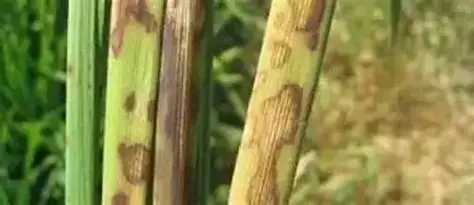
#> input picture samples/OIP-C.jpeg, 474 x 205 px, found by its file name
$ python debug_lesion.py
#> lines starting #> are read from the running program, lines starting #| are printed output that depends on the picture; after the words box and inside, x2 and y2 are one past the last pixel; in counts of white or black regions, pixels touching at a corner belong together
### server/app/services/lesion.py
"""病灶定位 —— 用图像分割找出真实病斑位置。

## 为什么需要这一层

实测结论（2026-10-06，两张真实水稻病害照片）：

    jktk_x.pt 对「是什么病」判断很准（纹枯病 0.947 / 稻瘟病 0.965），
    但它给出的框是 (0.001, 0.033, 0.997, 0.934) —— 盖住整张图。

原因：它是**图像分类数据集被导出成检测格式**训练的，所谓"框"就是整图，
模型学到了"这张图里是什么病"，但从未学过"病斑在哪"。

所以这里做分层：**YOLO 负责判型，图像分割负责定位。**

## 原理

水稻叶片是绿色的；坏死病斑是褐色 / 灰白 / 黄晕。在 HSV 空间里这两类
分得很开。步骤：

1. 绿色掩膜 → 外扩 R 像素 → 得到「叶片区域」
2. 褐 / 灰白 / 黄晕掩膜 → 得到「病灶候选」
3. 形态学清理 → 连通域 → 每个连通域一个紧致外接框
4. 逐个连通域过滤：面积、长宽比、框贴合度、**落在叶片区域内的比例**

## 为什么第 4 步是「连通域级」而不是「像素级与运算」

踩过的坑：早期写法是 `lesion &= leaf`，逐像素求交。在 474x205 的纹枯病
照片（OIP-C.jpeg）上，病鞘宽约 100px，而 `leaf` 只是绿色外扩约 15px，
够不到病鞘中心 —— 63.4% 的候选被砍到 **5.35%**，真病鞘整个丢失，
只剩一堆碎渣框落在虚焦背景上。

**病得越重、病斑越宽、越不绿，就越会被这条规则删掉** —— 规则自我否定。

改成连通域级判定后：病鞘有 32% 的面积落在叶片区域内（两侧叶缘各贡献
约 16%），通过阈值；而虚焦暖色背景宽 252px，只有约 6% 落在叶片区域内，
被拒。既保住了宽病斑，又挡住了背景。

（另外验证过一个更强的判据：局部清晰度 |Laplacian| 能量。实测该图上
背景 1.23x 中位数、病鞘 2.01x —— **方向对但幅度不足以设阈值**，
故未采用，避免为一个样本过拟合。）

## 第三层：减去泥水（`build_mud_mask` + `exclude_mask`）

颜色 + 几何在这里到头了：稻田泥水是褐色，与基部褐色病斑连成**一个占图 45.5%
的连通域**，超过 `AREA_MAX_RATIO` 被整块丢弃，真病斑跟着一起没了。所以要借助
`segmenter.py` 的类无关分割，把泥水对象从病灶候选里减掉。

判据的设计过程见常量区 `MUD_*` 的注释 —— 那里记着一条重要的**否定结论**：
"绿色占比低 + 色相偏红"这两条单独用会把**稻瘟病斑当成泥水删掉**（病斑 H≈22、
泥水 H≈17，色相上只差几个单位），必须靠**"对象四周是否有绿色"**这个与颜色
无关的轴才分得开。

### 已知残留

OIP-C 那张图上，FastSAM 把**基部褐色病斑与褐色泥水合并成了一个对象**，
减泥水时病斑跟着被减掉（基部 56.9% 的病斑色像素落在泥水掩膜内），基部病灶
因此仍未出框；且首位框是一个 3.55% 的虚焦背景框。

试过一个对症修法 —— 减泥水时保护掩膜内"强病斑色"（`20<H<45 且 S>105`）的像素
—— **实测反而更糟**：虚焦背景本身就是高饱和褐色，保护后首位框从 3.55% 涨到
13.14%。已否决，勿再试。
"""

from __future__ import annotations

import logging

import cv2
import numpy as np

from .detector import Detection

logger = logging.getLogger(__name__)


# ── 分割参数（OpenCV HSV：H∈[0,179], S∈[0,255], V∈[0,255]）──

# 绿色叶片
GREEN_H = (35, 90)
GREEN_S_MIN = 50
GREEN_V_MIN = 40

# 褐色坏死（色相偏红黄两侧）
# V 下限取 70 是关键：真实病斑是**亮**的（v≈80~200），而叶片之间的
# 阴影暗缝很暗（v≈30~60）。早先把下限放到 25，暗缝就被当成了褐色病斑，
# 连成整幅图高的竖条，逼得只能靠形状硬滤 —— 结果把细长的真病斑一起砍掉。
# 在颜色上分开，比在形状上分可靠得多。
BROWN_H_MAX = 30
BROWN_S_MIN = 50
BROWN_V = (70, 245)

# 黄晕（病斑外圈的褪绿过渡带）
YELLOW_H = (20, 36)
YELLOW_S_MIN = 80
YELLOW_V_MIN = 120

# 灰白坏死中心
NECROTIC_S_MAX = 60
NECROTIC_V_MIN = 110

# 叶片区域 = 绿色掩膜外扩这么多（占图像短边比例）。
# 取 8% 是为了让"两侧叶缘的绿色"能覆盖到中等宽度病斑的内部；
# 再大就会把背景一起圈进来。
GREEN_GROW_RATIO = 0.08

# 面积过滤：占全图比例
AREA_MIN_RATIO = 0.0004      # 小于万分之四视为噪点
AREA_MAX_RATIO = 0.25        # 单个病斑不该占掉四分之一画面，超过视为背景/分割失败

# 形状过滤：水稻稻瘟病的病斑是**梭形/眼状**，长宽比天然就有 4~6，
# 这个值必须放得够宽，否则会把真病斑当噪声滤掉（踩过这个坑）。
MAX_ASPECT = 8.0

# 贴合度下限：梭形病斑的外接矩形四角是空的，贴合度天然偏低，
# 所以这里也不能设高。
MIN_PURITY = 0.28

# 连通域落在叶片区域内的比例下限（见模块 docstring 的推导过程）
MIN_PLANT_OVERLAP = 0.15

MAX_LESIONS = 30             # 单图最多输出这么多框，避免糊成一片

# ── 泥水掩膜参数（配合 segmenter.py 的通用分割使用）──
#
# 背景：稻田泥水是褐色，落进上面的褐色分支，与基部褐色病斑连成一个占图
# 45.5% 的连通域，超过 AREA_MAX_RATIO 被整块丢弃 —— 真病斑跟着一起没了。
# 颜色/几何的启发式修不掉（实测否决 5 种），所以要借用分割给出的**对象**信息：
# 逐个 mask 判断"它是不是泥水"，只减掉泥水。
#
# 判据是四条**与**关系，而不是"绿色占比低就是泥"：
#
#   ① 绿色占比低     泥水 mask 实测 0.4%；植株 mask 71.7%
#   ② 非绿像素色相偏红 泥水实测 H≈16.9
#   ③ **四周环形区域的绿色占比也低**  ← 这条才是真正管用的
#   ④ 面积够大        滤掉分割模型的碎屑
#
# ⚠️ 前两条**单独用是会出事的**，这点是实测撞出来的：稻瘟病斑 H≈22、离红≈22，
#    泥水 H≈17、离红≈17 —— 两个轴上都只差几个单位。用它跑 599x440 的稻瘟病图，
#    FastSAM 切出的病斑对象（绿 0.8~8.9%、离红 14.7~21.9）**全部通过**①②，
#    于是真病斑被当泥水减掉，9 个正确的框塌成 4 个碎框。
#    **褐色病斑与褐色泥水在"颜色"里分不开**，这条路根本走不通。
#
#    第 ③ 条换了一个与颜色无关的轴：**这个对象是不是长在绿色里**。
#    病斑长在叶片上、四周是绿的；泥水四周还是泥水。实测：
#
#        真泥水（OIP-C 那张）      环内绿色 9.6%   → 收
#        稻瘟病斑（全部）          环内绿色 84~97%  → 拒
#        R-C.jfif 被误判的对象     环内绿色 84.3%   → 拒
#
#    这个轴是不变量：无论病斑是褐色、灰白还是黄晕，周围总有绿叶。
MUD_GREEN_FRAC_MAX = 0.15    # ① 对象自身的绿色占比上限
MUD_RED_DIST_MAX = 25.0      # ② 非绿像素"离纯红的色相距离"上限，见 _hue_red_dist
MUD_RING_GREEN_MAX = 0.25    # ③ 对象四周环形区域的绿色占比上限
MUD_RING_RATIO = 0.06        # ③ 环宽度 = 掩膜短边的这个比例
MUD_MIN_SEG_AREA = 0.002     # ④ 面积下限，滤掉分割碎屑。⚠️ 别调大：提到 2% 会把基部
                             #    那些「环绿 0%」的小泥水块漏掉，剩下的褐色背景反而连成
                             #    更大的一块（实测 3.55% → 6.78%）。有第 ③ 条兜底，不需要它来挡
MUD_MAX_COVERAGE = 0.85      # 并集覆盖超过这个比例 = 分割失控，宁可不用

# 疑似病斑（YOLO 说这是健康叶、但分割确实找出了斑块）
SUSPECT_CODE = "suspected_lesion"
SUSPECT_CN = "疑似病斑"

# 虫害（未定种）—— 虫害闸门 yolo11s-pest-ip102 判出"图里有虫"，但**它定不准种**
# （实测同一张虫照换四种裁剪得到四个不同答案，见 services/pest_gate.py）。
# 与 SUSPECT 同类，是**哨兵**而不是规范类别：disease_classes 是"病种/虫种"字典，
# 而"未定种"恰恰是"没有类别"，所以它同样落库为 class_code=NULL。
PEST_UNKNOWN_CODE = "pest_unidentified"
PEST_UNKNOWN_CN = "虫害（未定种）"


def _green_mask(hsv: np.ndarray) -> np.ndarray:
    h, s, v = cv2.split(hsv)
    return (
        (h >= GREEN_H[0]) & (h <= GREEN_H[1])
        & (s >= GREEN_S_MIN) & (v >= GREEN_V_MIN)
    ).astype(np.uint8) * 255


def _lesion_color_mask(hsv: np.ndarray) -> np.ndarray:
    """褐 / 黄晕 / 灰白三路并集 —— 病灶的**颜色**候选，不含任何空间约束。"""
    h, s, v = cv2.split(hsv)

    brown = (
        ((h <= BROWN_H_MAX) | (h >= 160))
        & (s >= BROWN_S_MIN) & (v >= BROWN_V[0]) & (v <= BROWN_V[1])
    )
    yellow = ((h > YELLOW_H[0]) & (h < YELLOW_H[1])
              & (s >= YELLOW_S_MIN) & (v >= YELLOW_V_MIN))
    necrotic = (s < NECROTIC_S_MAX) & (v >= NECROTIC_V_MIN)

    return (brown | yellow | necrotic).astype(np.uint8) * 255


def _masks(rgb: np.ndarray) -> tuple[np.ndarray, np.ndarray]:
    """返回 (叶片区域, 病灶候选)，均为 uint8 的 0/255 掩膜。

    注意：叶片区域**不再**用于像素级求交，只作为连通域的归属判据
    （见 `locate_lesions` 与模块 docstring）。
    """
    hsv = cv2.cvtColor(rgb, cv2.COLOR_RGB2HSV)
    min_dim = min(rgb.shape[:2])

    green = _green_mask(hsv)

    span = max(5, int(min_dim * GREEN_GROW_RATIO)) | 1
    kernel = cv2.getStructuringElement(cv2.MORPH_ELLIPSE, (span, span))
    leaf = cv2.dilate(green, kernel)

    return leaf, _lesion_color_mask(hsv)


# [92 lines left out: functions _hue_red_dist, build_mud_mask, not called in this run]


def locate_lesions(rgb: np.ndarray, *, exclude_mask: np.ndarray | None = None) -> list[dict]:
    """找出病斑，返回 [{x, y, w, h, purity, areaRatio}, ...]（像素坐标）。

    `purity` = 框内被判为病灶的像素占比 —— 这是**真实算出来**的框贴合度，
    用作置信度；不是编出来的数字。

    `exclude_mask`（可选，0/255 的 uint8）是从病灶候选里**要减掉**的区域，
    目前用于排除泥水。它在**形态学之前**生效 —— 必须赶在连通域成型前把泥水
    去掉，否则泥水与病斑已经连成一体，事后减不干净。
    `exclude_mask=None` 时行为与不带这个参数时**逐字节相同**。
    """
    if rgb.ndim != 3 or rgb.shape[2] != 3:
        return []

    h_img, w_img = rgb.shape[:2]
    img_area = h_img * w_img
    leaf, lesion = _masks(rgb)

    if exclude_mask is not None:
        if exclude_mask.shape[:2] != lesion.shape[:2]:
            exclude_mask = cv2.resize(
                exclude_mask, (lesion.shape[1], lesion.shape[0]),
                interpolation=cv2.INTER_NEAREST,
            )
        lesion = lesion & ~exclude_mask

    # 开运算去孤立噪点，闭运算把碎裂的同一病斑连起来
    span = max(3, int(min(h_img, w_img) * 0.012)) | 1
    k = cv2.getStructuringElement(cv2.MORPH_ELLIPSE, (span, span))
    lesion = cv2.morphologyEx(lesion, cv2.MORPH_OPEN, k)
    lesion = cv2.morphologyEx(lesion, cv2.MORPH_CLOSE, k, iterations=2)

    n, labels, stats, _centroids = cv2.connectedComponentsWithStats(lesion, 8)
    leaf_crop_all = leaf

    out: list[dict] = []
    for i in range(1, n):  # 0 是背景
        x, y, w, h, area_px = stats[i]
        ratio = area_px / img_area
        if ratio < AREA_MIN_RATIO or ratio > AREA_MAX_RATIO:
            continue

        # 形状过滤：细长条是叶间暗缝，不是病斑
        long_side, short_side = max(w, h), max(1, min(w, h))
        if long_side / short_side > MAX_ASPECT:
            continue

        sub = lesion[y:y + h, x:x + w]
        comp = (labels[y:y + h, x:x + w] == i)

        # 框贴合度：框内有病斑像素的比例
        purity = float(np.count_nonzero(sub)) / float(w * h) if w * h else 0.0
        if purity < MIN_PURITY:
            continue

        # 叶片归属：该连通域有足够比例落在「绿色外扩区」内。
        # 这一条替代了原来的像素级 `lesion &= leaf` —— 后者会腰斩宽病斑。
        plant = float(np.count_nonzero(comp & (leaf_crop_all[y:y + h, x:x + w] > 0)))
        plant_overlap = plant / float(area_px) if area_px else 0.0
        if plant_overlap < MIN_PLANT_OVERLAP:
            continue

        out.append({
            "x": int(x), "y": int(y), "w": int(w), "h": int(h),
            "purity": round(purity, 3),
            "areaRatio": round(ratio, 5),
        })

    # 大斑在前，最多 MAX_LESIONS 个
    out.sort(key=lambda d: d["areaRatio"], reverse=True)
    return out[:MAX_LESIONS]


# [131 lines left out: functions has_type_verdict, effective_class, build_detections, build_pest_detections, not called in this run]

### tools/debug_lesion.py
"""把病灶分割的中间掩膜导成图片，肉眼核对每一步在做什么。

调参不能靠猜。这个脚本把每一步拆成独立面板并排输出：

    1 original      原图
    2 plant         叶片区域（绿色外扩，**只作连通域归属判据，不做像素级求交**）
    3 brown         褐色掩膜（色相接近红黄两侧）
    4 yellow        黄晕掩膜
    5 necrotic      灰白坏死掩膜（低饱和 + 高亮度）
    6 raw lesion    3|4|5 的并集
    7 cleaned&plant 形态学清理后 ∩ 叶片区域（**仅供参考**，非最终判据）
    8 final boxes   原图 + locate_lesions() 最终检出的框（带序号）

看 Panel 8 就知道框落在哪；若框位置不对，往前找是哪一个通道污染了掩膜。
注意 Panel 7 只是示意：真正的最终判据是**逐连通域**看落在叶片区域内的
比例（MIN_PLANT_OVERLAP），不要按 Panel 7 的直观覆盖率去理解结果。

用法：E:/anaconda3/python.exe tools/debug_lesion.py 图片路径
"""

from __future__ import annotations

import sys
from pathlib import Path

import cv2
import numpy as np
from PIL import Image

ROOT = Path(__file__).resolve().parents[1]
sys.path.insert(0, str(ROOT / "server"))

from app.services import lesion as L  # noqa: E402


def label(img: np.ndarray, text: str) -> np.ndarray:
    out = img.copy()
    if out.ndim == 2:
        out = cv2.cvtColor(out, cv2.COLOR_GRAY2RGB)
    cv2.putText(out, text, (8, 22), cv2.FONT_HERSHEY_SIMPLEX, 0.55, (255, 0, 0), 2)
    return out


def pct(m: np.ndarray) -> float:
    return float(np.count_nonzero(m)) / m.size * 100


def channels(rgb: np.ndarray) -> tuple[np.ndarray, np.ndarray, np.ndarray]:
    """单独复现 _masks 里的三个通道，便于定位是哪一个在误收。

    这里刻意把 `_masks` 的三条表达式抄一遍 —— 诊断工具要能看见
    "合并前"的分量，调 _masks 时记得同步改这里。
    """
    hsv = cv2.cvtColor(rgb, cv2.COLOR_RGB2HSV)
    h, s, v = cv2.split(hsv)

    brown = (
        ((h <= L.BROWN_H_MAX) | (h >= 160))
        & (s >= L.BROWN_S_MIN) & (v >= L.BROWN_V[0]) & (v <= L.BROWN_V[1])
    ).astype(np.uint8) * 255
    yellow = (
        (h > L.YELLOW_H[0]) & (h < L.YELLOW_H[1])
        & (s >= L.YELLOW_S_MIN) & (v >= L.YELLOW_V_MIN)
    ).astype(np.uint8) * 255
    necrotic = ((s < L.NECROTIC_S_MAX) & (v >= L.NECROTIC_V_MIN)).astype(np.uint8) * 255
    return brown, yellow, necrotic


def main(path: str) -> int:
#> called with path = 'OIP-C.jpeg'
    src = Path(path)
    rgb = np.asarray(Image.open(src).convert("RGB"))
#> rgb is the input picture: shape (205, 474, 3); mean R, G, B 134.7, 135.6, 72
    h, w = rgb.shape[:2]
    print(f"图像 {w}x{h}  ({src.name})")
#| 图像 474x205  (OIP-C.jpeg)

    leaf, raw = L._masks(rgb)
#> in _green_mask, `h, s, v = cv2.split(hsv)`:
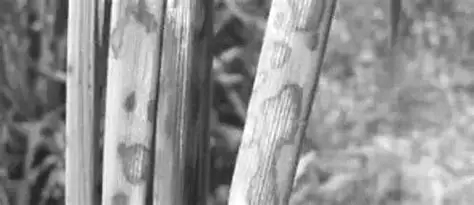
#> v: shape (205, 474); min 33, max 255, mean 146.1
#> in _green_mask, `return ( (h >= GREEN_H[0]) & (h <= GREEN_H[1]) & (s >= GREEN_S_MIN) & ..`:
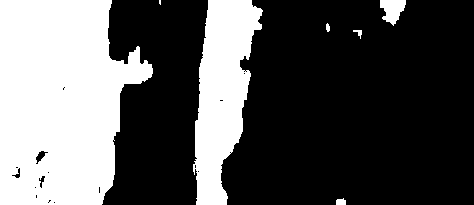
#> returned value: shape (205, 474); 34.3% white; 7 white regions (1 under 20 px), largest, box (x1, y1, x2, y2) and area: (0, 0, 153, 205) 24064, (193, 0, 263, 205) 8691, (380, 0, 406, 26) 439, (336, 198, 346, 205) 58, (353, 30, 362, 39) 36, (326, 23, 330, 32) 28
    brown, yellow, necrotic = channels(rgb)

    # 复现 locate_lesions 里的形态学步骤
    span = max(3, int(min(h, w) * 0.012)) | 1
    k = cv2.getStructuringElement(cv2.MORPH_ELLIPSE, (span, span))
    cleaned = cv2.morphologyEx(raw, cv2.MORPH_OPEN, k)
#> cleaned: shape (205, 474); 63.2% white; 67 black regions (55 under 20 px), largest, box (x1, y1, x2, y2) and area: (0, 0, 124, 205) 23336, (183, 0, 266, 205) 10773, (384, 0, 406, 40) 485
    cleaned = cv2.morphologyEx(cleaned, cv2.MORPH_CLOSE, k, iterations=2)
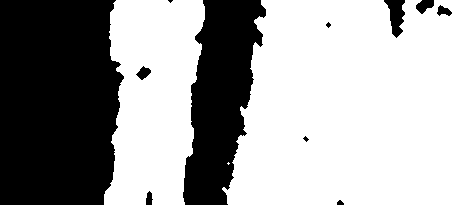
#> cleaned: shape (205, 474); 64% white; 11 black regions (3 under 20 px), largest, box (x1, y1, x2, y2) and area: (0, 0, 124, 205) 23311, (183, 0, 266, 205) 10713, (384, 0, 405, 38) 459
    final_mask = cv2.bitwise_and(cleaned, leaf)
#> final_mask: shape (205, 474); 7.2% white; 17 white regions (4 under 20 px), largest, box (x1, y1, x2, y2) and area: (104, 0, 161, 205) 3169, (232, 42, 259, 163) 745, (345, 22, 370, 47) 473

    lesions = L.locate_lesions(rgb)
#> in locate_lesions, `n, labels, stats, _centroids = cv2.connectedComponentsWithStats(lesion..`:
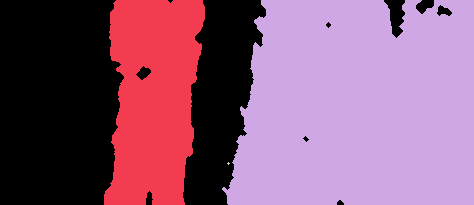
#> labels: shape (205, 474) int32; 4 distinct labels, from 0 to 3; one colour per label, 0 black
#> in locate_lesions, `n, labels, stats, _centroids = cv2.connectedComponentsWithStats(lesion..`: n = 4; stats = [[0, 0, 452, 205, 35004], [104, 0, 101, 205, 16177], [222, 0, 252, 205, 45984], [227, 162, 3, 3, 5]]
#> the loop in locate_lesions, `for i in range(1, n):` made 3 passes
#> (x, y, w, h, area_px, ratio, long_side, short_side) on pass 1: (104, 0, 101, 205, 16177, 0.166, 205, 101)
#> pass 1, in locate_lesions, `sub = lesion[y:y + h, x:x + w]`:
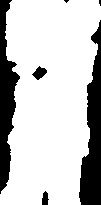
#> sub: shape (205, 101); 78.1% white; 6 black regions (2 under 20 px), largest, box (x1, y1, x2, y2) and area: (79, 20, 101, 205) 2329, (0, 0, 20, 194) 1991, (32, 66, 47, 80) 117, (42, 191, 49, 205) 72
#> after the loop in locate_lesions, `for i in range(1, n):`: out = 1 item
#> lesions = 1 item
    boxed = rgb.copy()
    for i, d in enumerate(lesions):
        cv2.rectangle(boxed, (d["x"], d["y"]),
                      (d["x"] + d["w"], d["y"] + d["h"]), (255, 0, 0), 2)
        cv2.putText(boxed, str(i), (d["x"] + 2, d["y"] + 16),
                    cv2.FONT_HERSHEY_SIMPLEX, 0.5, (255, 0, 0), 2)
#> this loop made 1 pass
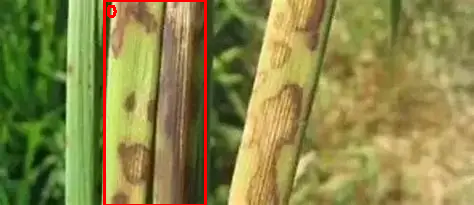
#> boxed: shape (205, 474, 3); 1.66% of pixels changed, all inside (x1, y1, x2, y2) = (103, 0, 207, 205)

    panels = [
        label(rgb, "1 original"),
        label(leaf, f"2 plant ({pct(leaf):.1f}%)"),
        label(brown, f"3 brown ({pct(brown):.1f}%)"),
        label(yellow, f"4 yellow ({pct(yellow):.1f}%)"),
        label(necrotic, f"5 necrotic ({pct(necrotic):.1f}%)"),
        label(raw, f"6 raw lesion ({pct(raw):.1f}%)"),
        label(final_mask, f"7 cleaned&plant ({pct(final_mask):.2f}%) ref-only"),
        label(boxed, f"8 final boxes ({len(lesions)})"),
    ]

    H = max(p.shape[0] for p in panels)
#> H = 205
    scaled = []
    for p in panels:
        if p.shape[0] != H:
            s = H / p.shape[0]
            p = cv2.resize(p, (int(p.shape[1] * s), H))
        scaled.append(p)
#> this loop made 8 passes
#> after the loop, scaled = 8 items

    out = ROOT / "tools" / f"_debug_{src.stem[:28]}.png"
    Image.fromarray(np.hstack(scaled)).save(out)
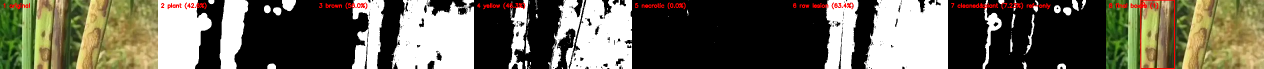
#> saved as _debug_OIP-C.png: PIL image 3792x205 RGB (shown at 1/3 size); mean R, G, B 104.8, 101.6, 85.9
    print(f"已输出: {out}")
    print()
    print(f"  褐色通道占比      : {pct(brown):6.2f}%")
#|   褐色通道占比      :  56.02%
    print(f"  黄晕通道占比      : {pct(yellow):6.2f}%")
#|   黄晕通道占比      :  46.34%
    print(f"  灰白通道占比      : {pct(necrotic):6.2f}%   <- 虚焦/灰背景会在这里虚高")
#|   灰白通道占比      :   0.05%   <- 虚焦/灰背景会在这里虚高
    print(f"  原始病灶候选占比  : {pct(raw):6.2f}%")
#|   原始病灶候选占比  :  63.39%
    print(f"  清理∩叶片后占比   : {pct(final_mask):6.2f}%")
#|   清理∩叶片后占比   :   7.23%
    print(f"  最终检出框        : {len(lesions)} 个")
#|   最终检出框        : 1 个
    for i, d in enumerate(lesions[:12]):
        print(f"    [{i:2d}] x={d['x']:5d} y={d['y']:5d} {d['w']:4d}x{d['h']:<4d} "
              f"面积={d['areaRatio']*100:5.2f}% 贴合={d['purity']:.3f}")
    if len(lesions) > 12:
        print(f"    ... 另有 {len(lesions)-12} 个")
    return 0


if __name__ == "__main__":
    raise SystemExit(main(sys.argv[1] if len(sys.argv) > 1 else "OIP-C.jpeg"))
#> (the program exits here)

$ run again, with samples/R-C.jfif saved as samples/OIP-C.jpeg
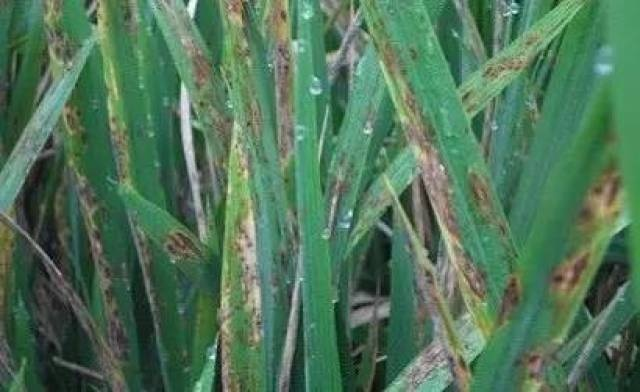
#> input picture samples/R-C.jfif, 640 x 392 px, found by its file name
#> in main, rgb is the input picture: shape (392, 640, 3); mean R, G, B 79.9, 117.2, 89.4
#| 图像 640x392  (OIP-C.jpeg)
#> hsv: shape (392, 640, 3); mean H, S, V 64.8, 93.1, 117.7
#> leaf: shape (392, 640); 99.8% white; 3 black regions, box (x1, y1, x2, y2) and area: (50, 278, 67, 308) 215, (426, 174, 436, 200) 164, (442, 265, 462, 283) 157
#> final_mask: shape (392, 640); 14.9% white; 53 white regions (4 under 20 px), largest, box (x1, y1, x2, y2) and area: (366, 117, 487, 392) 10911, (261, 0, 298, 167) 2837, (10, 40, 80, 169) 2215
#> in locate_lesions, `n, labels, stats, _centroids = cv2.connectedComponentsWithStats(lesion..`:
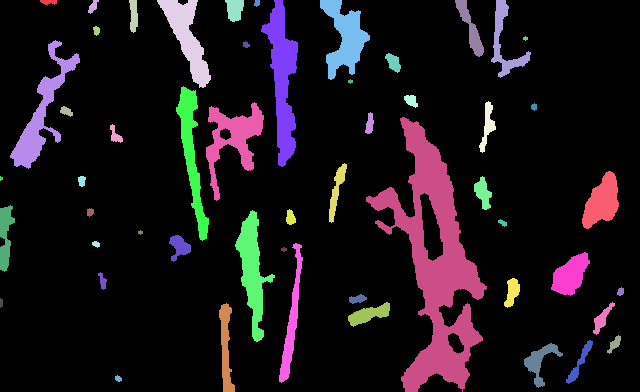
#> labels: shape (392, 640) int32; 54 distinct labels, from 0 to 53; one colour per label, 0 black
#> n = 54; stats = 54 rows, first 6: [0, 0, 640, 392, 213194], [40, 0, 17, 5, 66], [88, 0, 11, 14, 82], [129, 0, 9, 33, 223], [157, 0, 54, 88, 1855], [225, 0, 19, 22, 316]
#> the loop in locate_lesions, `for i in range(1, n):` made 53 passes
#> (x, y, w, h, area_px, ratio, long_side, short_side) on passes 3, 4, 5, 7, 8, 9, 10, 15: (129, 0, 9, 33, 223, 0.000889, 33, 9), (157, 0, 54, 88, 1855, 0.00739, 88, 54), (225, 0, 19, 22, 316, 0.00126, 22, 19), (261, 0, 37, 167, 2837, 0.0113, 167, 37), (320, 0, 50, 80, 1896, 0.00756, 80, 50), (455, 0, 29, 57, 559, 0.00223, 57, 29), (491, 0, 40, 78, 858, 0.00342, 78, 40), (385, 53, 16, 20, 190, 0.000757, 20, 16)
#> after the loop in locate_lesions, `for i in range(1, n):`: out = 31 items
#> lesions = 30 items
#> the loop in main, `for i, d in enumerate(lesions):` made 30 passes
#> H = 392
#> the loop in main, `for p in panels:` made 8 passes
#> after the loop in main, `for p in panels:`: scaled = 8 items
#> in main, `Image.fromarray(np.hstack(scaled)).save(out)`:
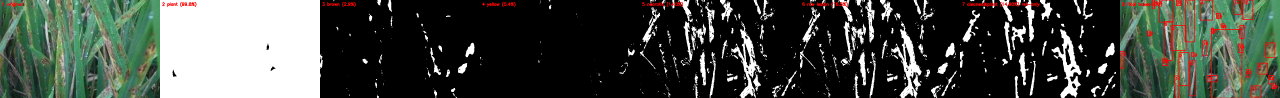
#> saved as _debug_OIP-C.png: PIL image 5120x392 RGB (shown at 1/4 size); mean R, G, B 69.7, 75.1, 68.5
#|   褐色通道占比      :   2.85%
#|   黄晕通道占比      :   0.40%
#|   灰白通道占比      :  14.04%   <- 虚焦/灰背景会在这里虚高
#|   原始病灶候选占比  :  16.48%
#|   清理∩叶片后占比   :  14.90%
#|   最终检出框        : 30 个
#> the loop in main, `for i, d in enumerate(lesions[:12]):` made 12 passes
#|     [ 0] x=  366 y=  117  121x275  面积= 4.47% 贴合=0.361
#|     [ 1] x=  261 y=    0   37x167  面积= 1.13% 贴合=0.466
#|     [ 2] x=  206 y=  102   58x99   面积= 0.84% 贴合=0.369
#|     [ 3] x=  235 y=  210   40x132  面积= 0.81% 贴合=0.387
#|     [ 4] x=  320 y=    0   50x80   面积= 0.76% 贴合=0.474
#> (further printed lines are left out)
#> (printed output is left out)
